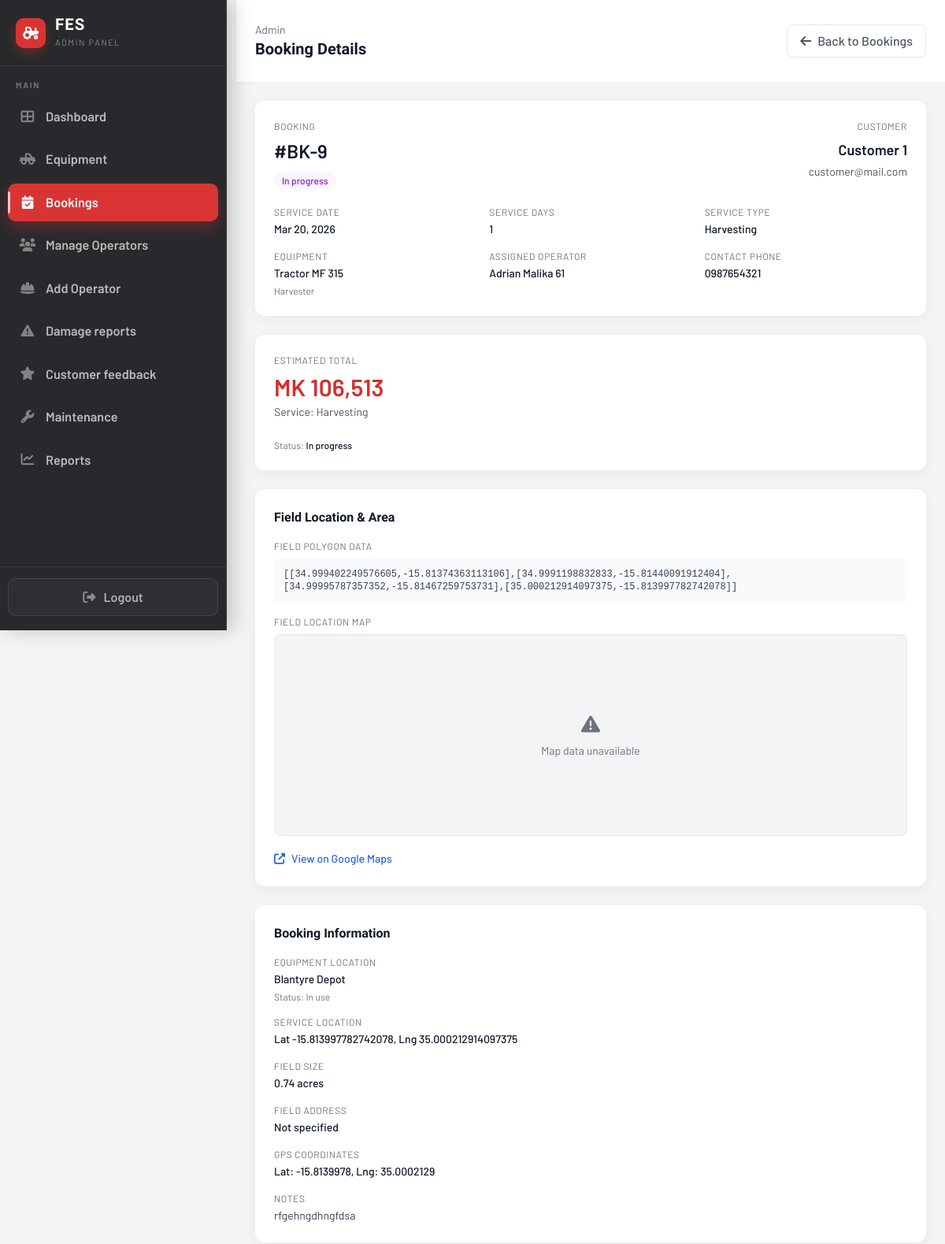
Before: /pages/admin/booking-details.php?id=9 (signed in, upper part) with the older database file.
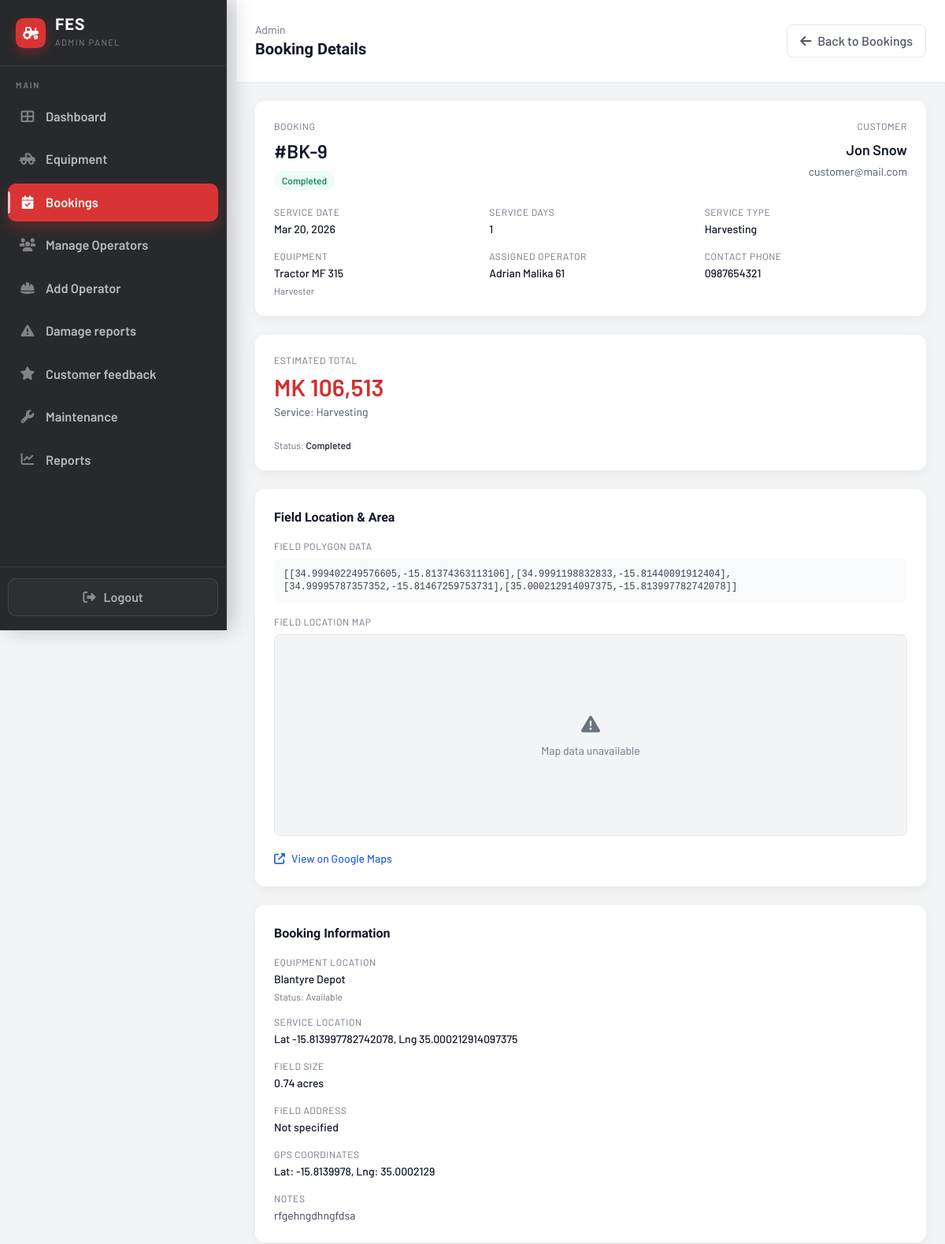
After: the same page with the newer database file.
### tables this page shows
CREATE TABLE IF NOT EXISTS `bookings` (
  `booking_id` int NOT NULL AUTO_INCREMENT,
  `customer_id` int NOT NULL,
  `operator_id` int DEFAULT NULL,
  `equipment_id` varchar(50) NOT NULL,
  `booking_date` date NOT NULL,
  `service_days` int NOT NULL DEFAULT '1',
  `service_type` varchar(50) NOT NULL,
  `service_location` varchar(255) NOT NULL,
  `contact_phone` varchar(50) NOT NULL,
  `field_lat` decimal(10,7) DEFAULT NULL,
  `field_lng` decimal(10,7) DEFAULT NULL,
  `field_address` varchar(255) DEFAULT NULL,
  `field_polygon` longtext,
  `field_hectares` decimal(10,2) DEFAULT NULL,
  `notes` text,
  `estimated_total_cost` decimal(12,2) NOT NULL DEFAULT '0.00',
  `payment_status` enum('unpaid','pending','paid','failed') NOT NULL DEFAULT 'unpaid',
  `payment_tx_ref` varchar(120) DEFAULT NULL,
  `payment_paid_at` datetime DEFAULT NULL,
  `status` enum('pending','confirmed','in_progress','completed','cancelled') NOT NULL DEFAULT 'pending',
  `operator_start_time` datetime DEFAULT NULL COMMENT 'Set when operator marks job In progress',
  `operator_end_time` datetime DEFAULT NULL COMMENT 'Set when operator marks job Completed',
  `created_at` timestamp NULL DEFAULT CURRENT_TIMESTAMP,
  `updated_at` timestamp NULL DEFAULT CURRENT_TIMESTAMP ON UPDATE CURRENT_TIMESTAMP,
  PRIMARY KEY (`booking_id`),
  KEY `customer_id` (`customer_id`),
  KEY `equipment_id` (`equipment_id`),
  KEY `status` (`status`),
  KEY `idx_bookings_operator_id` (`operator_id`)
);

CREATE TABLE IF NOT EXISTS `users` (
  `user_id` int NOT NULL AUTO_INCREMENT,
  `name` varchar(255) NOT NULL,
  `email` varchar(255) NOT NULL,
  `password_hash` varchar(255) NOT NULL,
  `role` enum('customer','admin','operator') NOT NULL DEFAULT 'customer',
  `created_at` timestamp NOT NULL DEFAULT CURRENT_TIMESTAMP,
  `updated_at` timestamp NOT NULL DEFAULT CURRENT_TIMESTAMP ON UPDATE CURRENT_TIMESTAMP,
  `password_reset_token` varchar(64) DEFAULT NULL,
  `password_reset_expires` datetime DEFAULT NULL,
  PRIMARY KEY (`user_id`),
  UNIQUE KEY `email` (`email`)
);

CREATE TABLE IF NOT EXISTS `equipment` (
  `id` int NOT NULL AUTO_INCREMENT,
  `equipment_name` varchar(255) NOT NULL,
  `category` varchar(100) NOT NULL,
  `equipment_id` varchar(100) NOT NULL,
  `model` varchar(255) DEFAULT NULL,
  `description` text NOT NULL,
  `status` enum('available','in_use','maintenance','retired') NOT NULL DEFAULT 'available',
  `location` varchar(255) NOT NULL,
  `operator_id` int DEFAULT NULL,
  `purchase_date` date DEFAULT NULL,
  `daily_rate` decimal(10,2) NOT NULL,
  `hourly_rate` decimal(10,2) DEFAULT '0.00',
  `per_hectare_rate` decimal(10,2) DEFAULT NULL,
  `fuel_type` varchar(50) DEFAULT NULL,
  `total_usage_hours` int DEFAULT '0',
  `year_manufactured` int DEFAULT NULL,
  `weight_kg` decimal(10,2) DEFAULT NULL,
  `last_maintenance` date DEFAULT NULL,
  `icon` varchar(100) NOT NULL,
  `image_path` varchar(500) DEFAULT NULL,
  `created_at` timestamp NULL DEFAULT CURRENT_TIMESTAMP,
  `updated_at` timestamp NULL DEFAULT CURRENT_TIMESTAMP ON UPDATE CURRENT_TIMESTAMP,
  PRIMARY KEY (`id`),
  KEY `operator_id` (`operator_id`)
);

### Pages/admin/booking-details.php (the view, shortened to what the changed rows need)
<?php
$bookingId = isset($_GET['id']) ? intval($_GET['id']) : 0;
$booking = null;
if ($bookingId > 0) {
    try {
        $conn = getDBConnection();
        $sql = "SELECT b.*,
                       e.id AS equipment_row_id, e.equipment_name, e.category, e.location AS equipment_location, e.daily_rate, e.hourly_rate, e.per_hectare_rate, e.status AS equipment_status,
                       u.name AS customer_name, u.email AS customer_email,
                       b.operator_id AS booking_operator_id,
                       op.name AS operator_name
                FROM bookings b
                LEFT JOIN equipment e ON e.equipment_id = b.equipment_id
                LEFT JOIN users u ON u.user_id = b.customer_id
                LEFT JOIN users op ON op.user_id = b.operator_id
                WHERE b.booking_id = ?";
        if ($stmt = $conn->prepare($sql)) {
            $stmt->bind_param('i', $bookingId);
            $stmt->execute();
            $res = $stmt->get_result();
            if ($row = $res->fetch_assoc()) {
                $booking = $row;
            }
        }
    } catch (Exception $e) {
        error_log('Admin booking detail fetch error: ' . $e->getMessage());
    }
}
$status = $booking['status'] ?? 'pending';
$badgeClasses = [
    'pending' => 'bg-amber-50 text-amber-700',
    'confirmed' => 'bg-blue-50 text-blue-700',
    'in_progress' => 'bg-purple-50 text-purple-700',
    'completed' => 'bg-emerald-50 text-emerald-700',
    'cancelled' => 'bg-gray-100 text-gray-700'
];
$badgeClass = $badgeClasses[$status] ?? 'bg-gray-100 text-gray-700';
$serviceLocation = $booking ? trim($booking['service_location'] ?? '') : '';
?>
<!DOCTYPE html>
<html lang="en">
<head>
    <link rel="stylesheet" href="https://cdnjs.cloudflare.com/ajax/libs/font-awesome/6.4.0/css/all.min.css">
    <link rel="stylesheet" type="text/css" href="https://api.tomtom.com/maps-sdk-for-web/cdn/6.x/6.25.0/maps/maps.css">
    <script src="https://cdn.tailwindcss.com"></script>
</head>
<body>
    <div class="min-h-screen w-full bg-gray-100">
        <div class="min-h-screen" style="margin-left: 300px; width: calc(100% - 300px);" id="main-content">
            <header class="bg-white px-6 py-7 flex items-center justify-between shadow-sm md:pl-6">
                <div class="flex items-center gap-3">
                    <div>
                        <h1 class="text-xl font-semibold text-gray-900">Booking Details</h1>
                    </div>
                </div>
            </header>
            <main class="flex-1 overflow-y-auto p-6" style="width: 100%; overflow-x: hidden;">
                <?php if (!$booking): ?>
                    <div class="bg-white rounded-xl shadow-card p-6 text-center text-gray-600">
                        Booking not found.
                    </div>
                <?php else: ?>
                    <div class="grid grid-cols-1 xl:grid-cols-4 gap-6 mb-6">
                        <section class="xl:col-span-3 bg-white rounded-xl shadow-card p-6">
                            <div class="flex flex-col md:flex-row md:items-start md:justify-between gap-4">
                                <div>
                                    <div class="text-xs text-gray-500 uppercase tracking-wider">Booking</div>
                                    <div class="mt-2 text-2xl font-semibold text-gray-900">#BK-<?php echo htmlspecialchars((string)$booking['booking_id']); ?></div>
                                    <div class="mt-2">
                                        <span class="inline-flex items-center px-2.5 py-1 rounded-full text-xs font-medium <?php echo $badgeClass; ?>">
                                            <?php echo htmlspecialchars(ucfirst(str_replace('_', ' ', $status))); ?>
                                        </span>
                                    </div>
                                </div>
                                <div class="md:text-right">
                                    <div class="text-xs text-gray-500 uppercase tracking-wider">Customer</div>
                                    <div class="mt-2 text-lg font-semibold text-gray-900"><?php echo htmlspecialchars($booking['customer_name'] ?? 'N/A'); ?></div>
                                    <div class="mt-1 text-sm text-gray-600"><?php echo htmlspecialchars($booking['customer_email'] ?? ''); ?></div>
                                </div>
                            </div>
                            <div class="mt-5 grid grid-cols-1 md:grid-cols-3 gap-4 text-sm">
                                <div>
                                    <div class="text-xs text-gray-500 uppercase tracking-wider mb-1">Service Date</div>
                                    <div class="text-gray-900 font-medium"><?php echo !empty($booking['booking_date']) ? htmlspecialchars(date('M d, Y', strtotime($booking['booking_date']))) : 'N/A'; ?></div>
                                </div>
                                <div>
                                    <div class="text-xs text-gray-500 uppercase tracking-wider mb-1">Service Days</div>
                                    <div class="text-gray-900 font-medium"><?php echo htmlspecialchars((string)($booking['service_days'] ?? 1)); ?></div>
                                </div>
                                <div>
                                    <div class="text-xs text-gray-500 uppercase tracking-wider mb-1">Service Type</div>
                                    <div class="text-gray-900 font-medium"><?php echo htmlspecialchars(ucfirst(str_replace('_', ' ', $booking['service_type'] ?? 'N/A'))); ?></div>
                                </div>
                                <div>
                                    <div class="text-xs text-gray-500 uppercase tracking-wider mb-1">Equipment</div>
                                    <div class="text-gray-900 font-medium"><?php echo htmlspecialchars($booking['equipment_name'] ?? 'N/A'); ?></div>
                                    <div class="text-xs text-gray-500 mt-1"><?php echo htmlspecialchars(ucfirst($booking['category'] ?? '')); ?></div>
                                </div>
                                <div>
                                    <div class="text-xs text-gray-500 uppercase tracking-wider mb-1">Assigned Operator</div>
                                    <div class="text-gray-900 font-medium"><?php echo htmlspecialchars($booking['operator_name'] ?? 'Unassigned'); ?></div>
                                </div>
                                <div>
                                    <div class="text-xs text-gray-500 uppercase tracking-wider mb-1">Contact Phone</div>
                                    <div class="text-gray-900 font-medium"><?php echo htmlspecialchars($booking['contact_phone'] ?? 'N/A'); ?></div>
                                </div>
                            </div>
                        </section>
                        <section class="bg-white rounded-xl shadow-card p-6 flex flex-col justify-between">
                            <div>
                                <div class="text-xs text-gray-500 uppercase tracking-wider">Estimated Total</div>
                                <div class="mt-2 text-3xl font-semibold text-fes-red">MK <?php echo number_format((float)($booking['estimated_total_cost'] ?? 0)); ?></div>
                                <div class="mt-1 text-sm text-gray-600">Service: <?php echo htmlspecialchars(ucfirst(str_replace('_', ' ', $booking['service_type'] ?? 'N/A'))); ?></div>
                            </div>
                            <div class="mt-6 text-xs text-gray-500">
                                Status: <span class="font-medium text-gray-900"><?php echo htmlspecialchars(ucfirst(str_replace('_', ' ', $status))); ?></span>
                            </div>
                        </section>
                    </div>
                    <div class="grid grid-cols-1 xl:grid-cols-3 gap-6">
                        <section class="xl:col-span-2 bg-white rounded-xl shadow-card p-6">
                            <h2 class="text-base font-semibold text-gray-900 mb-4">Field Location & Area</h2>
                            <?php if (!empty($booking['field_polygon'])): ?>
                                <div class="mb-4">
                                    <div class="text-xs text-gray-500 uppercase tracking-wider mb-2">Field Polygon Data</div>
                                    <div class="bg-gray-50 rounded-lg p-3 text-xs font-mono text-gray-700 max-h-32 overflow-y-auto">
                                        <?php echo htmlspecialchars($booking['field_polygon']); ?>
                                    </div>
                                </div>
                                <div class="mb-4">
                                    <div class="text-xs text-gray-500 uppercase tracking-wider mb-2">Field Location Map</div>
                                    <div id="field-map" class="w-full h-64 bg-gray-100 rounded-lg border border-gray-200"></div>
                                </div>
                            <?php endif; ?>
                            <?php if (!empty($booking['field_lat']) && !empty($booking['field_lng'])): ?>
                                <div class="mt-4">
                                    <a href="https://www.google.com/maps?q=<?php echo htmlspecialchars((float)$booking['field_lat']); ?>,<?php echo htmlspecialchars((float)$booking['field_lng']); ?>"
                                       target="_blank"
                                       class="inline-flex items-center gap-2 text-sm text-blue-600 hover:text-blue-800 font-medium">
                                        <i class="fas fa-external-link-alt"></i>
                                        View on Google Maps
                                    </a>
                                </div>
                            <?php endif; ?>
                        </section>
                        <section class="bg-white rounded-xl shadow-card p-6">
                            <h2 class="text-base font-semibold text-gray-900 mb-4">Booking Information</h2>
                            <div class="grid grid-cols-1 gap-4 text-sm">
                                <div>
                                    <div class="text-xs text-gray-500 uppercase tracking-wider mb-1">Equipment Location</div>
                                    <div class="text-gray-900 font-medium"><?php echo htmlspecialchars($booking['equipment_location'] ?? 'N/A'); ?></div>
                                    <div class="text-xs text-gray-500 mt-1">Status: <?php echo htmlspecialchars(ucfirst(str_replace('_', ' ', $booking['equipment_status'] ?? 'N/A'))); ?></div>
                                </div>
                                <div>
                                    <div class="text-xs text-gray-500 uppercase tracking-wider mb-1">Service Location</div>
                                    <div class="text-gray-900 font-medium"><?php echo htmlspecialchars($serviceLocation ?: 'N/A'); ?></div>
                                </div>
                                <div>
                                    <div class="text-xs text-gray-500 uppercase tracking-wider mb-1">Field Size</div>
                                    <div class="text-gray-900 font-medium"><?php echo htmlspecialchars($booking['field_hectares'] ?? 'Not specified'); ?> acres</div>
                                </div>
                                <div>
                                    <div class="text-xs text-gray-500 uppercase tracking-wider mb-1">Field Address</div>
                                    <div class="text-gray-900 font-medium"><?php echo htmlspecialchars($booking['field_address'] ?: 'Not specified'); ?></div>
                                </div>
                                <div>
                                    <div class="text-xs text-gray-500 uppercase tracking-wider mb-1">GPS Coordinates</div>
                                    <div class="text-gray-900 font-medium">
                                        <?php if (!empty($booking['field_lat']) && !empty($booking['field_lng'])): ?>
                                            Lat: <?php echo htmlspecialchars((float)$booking['field_lat']); ?>, Lng: <?php echo htmlspecialchars((float)$booking['field_lng']); ?>
                                        <?php else: ?>
                                            Not specified
                                        <?php endif; ?>
                                    </div>
                                </div>
                                <div>
                                    <div class="text-xs text-gray-500 uppercase tracking-wider mb-1">Notes</div>
                                    <div class="text-gray-700"><?php echo !empty($booking['notes']) ? htmlspecialchars($booking['notes']) : '—'; ?></div>
                                </div>
                            </div>
                        </section>
                    </div>
                <?php endif; ?>
            </main>
        </div>
    </div>
</body>
</html>

Changed rows visible on the page:
changed bookings "Harvesting": status "In progress" → "Completed"; users.name "Customer 1" → "Jon Snow"; equipment.status "In use" → "Available"
